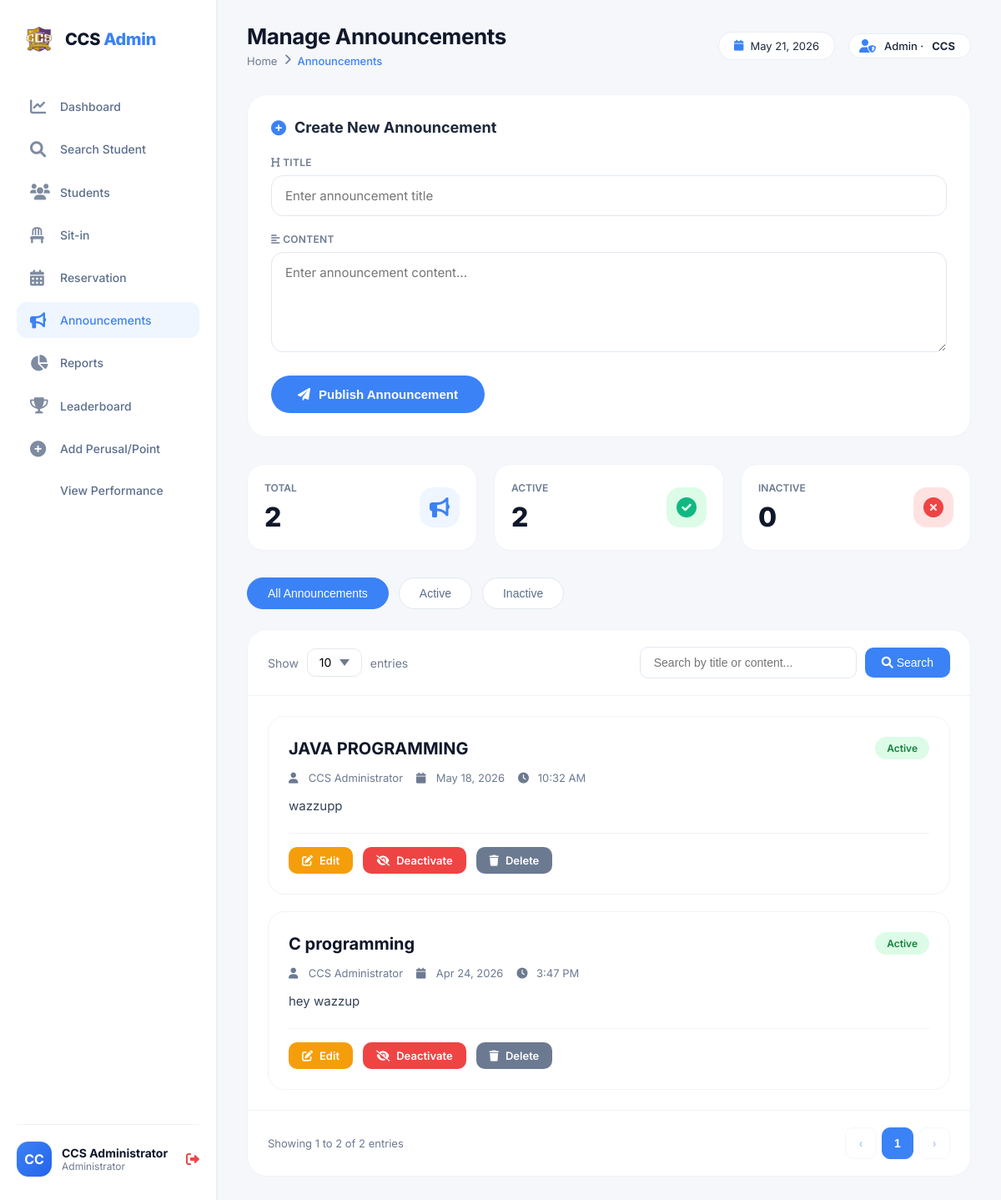
Screenshot of /announcement_management.php (signed in) with the database file from the repository.
### tables this page shows
CREATE TABLE `announcements` (
  `id` int(11) NOT NULL,
  `title` varchar(200) NOT NULL,
  `content` text NOT NULL,
  `status` enum('active','inactive') DEFAULT 'active',
  `created_by` varchar(100) NOT NULL,
  `created_at` timestamp NOT NULL DEFAULT current_timestamp(),
  `updated_at` timestamp NOT NULL DEFAULT current_timestamp() ON UPDATE current_timestamp()
);

### announcement_management.php (the view, shortened to what this page needs)
<?php
$conn = new mysqli("localhost", "root", "", "jhyn");
$create_table_sql = "
CREATE TABLE IF NOT EXISTS announcements (
    id INT(11) AUTO_INCREMENT PRIMARY KEY,
    title VARCHAR(200) NOT NULL,
    content TEXT NOT NULL,
    status ENUM('active', 'inactive') DEFAULT 'active',
    created_by VARCHAR(100) NOT NULL,
    created_at TIMESTAMP DEFAULT CURRENT_TIMESTAMP,
    updated_at TIMESTAMP DEFAULT CURRENT_TIMESTAMP ON UPDATE CURRENT_TIMESTAMP,
    INDEX idx_status (status),
    INDEX idx_created_at (created_at)
)";
$conn->query($create_table_sql);
$admin_name = $_SESSION['admin_name'] ?? 'CCS Administrator';
$admin_initial = strtoupper(substr($admin_name, 0, 2));
$entries_per_page = isset($_GET['entries']) ? (int)$_GET['entries'] : 10;
$page = isset($_GET['page']) ? (int)$_GET['page'] : 1;
$offset = ($page - 1) * $entries_per_page;
$search = isset($_GET['search']) ? $_GET['search'] : '';
$status_filter = isset($_GET['status']) ? $_GET['status'] : '';
$where_conditions = [];
$where_clause = !empty($where_conditions) ? "WHERE " . implode(" AND ", $where_conditions) : "";
$stats = ['total' => 0, 'active' => 0, 'inactive' => 0];
$total_query = "SELECT
    COUNT(*) as total,
    SUM(CASE WHEN status = 'active' THEN 1 ELSE 0 END) as active,
    SUM(CASE WHEN status = 'inactive' THEN 1 ELSE 0 END) as inactive
FROM announcements $where_clause";
$stats_result = $conn->query($total_query);
if ($stats_result && $stats_result->num_rows > 0) {
    $stats = $stats_result->fetch_assoc();
}
$total_rows = 0;
$total_query = "SELECT COUNT(*) as total FROM announcements $where_clause";
$total_result = $conn->query($total_query);
if ($total_result && $total_result->num_rows > 0) {
    $total_rows = (int)$total_result->fetch_assoc()['total'];
}
$total_pages = $total_rows > 0 ? ceil($total_rows / $entries_per_page) : 1;
$query = "SELECT * FROM announcements $where_clause ORDER BY created_at DESC LIMIT $offset, $entries_per_page";
$announcements = $conn->query($query);
$today = date('F j, Y');
?>
<!DOCTYPE html>
<html lang="en">
<head>
<link rel="stylesheet" href="https://cdnjs.cloudflare.com/ajax/libs/font-awesome/6.0.0-beta3/css/all.min.css">
</head>
<body>
<div class="sidebar">
  <div class="logo-area">
    <img src="ccslogo2.png" alt="CCS Logo" class="logo-image" onerror="this.onerror=null; this.style.display='none'; document.getElementById('adminFallbackLogo').style.display='flex';">
    <div class="logo-text">CCS <span>Admin</span></div>
  </div>
  <div class="nav-menu">
    <a href="admin_dashboard.php" class="nav-item <?php echo basename($_SERVER['PHP_SELF']) == 'admin_dashboard.php' ? 'active' : ''; ?>">
      <i class="fas fa-chart-line"></i> Dashboard
    </a>
    <a href="Search_Student.php" class="nav-item <?php echo basename($_SERVER['PHP_SELF']) == 'Search_Student.php' ? 'active' : ''; ?>">
      <i class="fas fa-search"></i> Search Student
    </a>
    <a href="Student_Information.php" class="nav-item <?php echo basename($_SERVER['PHP_SELF']) == 'Student_Information.php' ? 'active' : ''; ?>">
      <i class="fas fa-users"></i> Students
    </a>
    <a href="sit_in_management.php" class="nav-item <?php echo basename($_SERVER['PHP_SELF']) == 'sit_in_management.php' ? 'active' : ''; ?>">
      <i class="fas fa-chair"></i> Sit-in
    </a>
    <a href="reservation_management.php" class="nav-item <?php echo basename($_SERVER['PHP_SELF']) == 'reservation_management.php' ? 'active' : ''; ?>">
      <i class="fas fa-calendar-alt"></i> Reservation
    </a>
    <a href="announcement_management.php" class="nav-item <?php echo basename($_SERVER['PHP_SELF']) == 'announcement_management.php' ? 'active' : ''; ?>">
      <i class="fas fa-bullhorn"></i> Announcements
    </a>
    <a href="reports.php" class="nav-item <?php echo basename($_SERVER['PHP_SELF']) == 'reports.php' ? 'active' : ''; ?>">
      <i class="fas fa-chart-pie"></i> Reports
    </a>
    <a href="leaderboard.php" class="nav-item <?php echo basename($_SERVER['PHP_SELF']) == 'leaderboard.php' ? 'active' : ''; ?>">
      <i class="fas fa-trophy"></i> Leaderboard
    </a>
    <a href="add_points.php" class="nav-item"><i class="fas fa-plus-circle"></i> Add Perusal/Point</a>
    <a href="view_performance.php" class="nav-item"><i class="fas fa-chart-simple"></i> View Performance</a>
  </div>
  <div class="bottom-user">
    <div class="user-avatar"><?php echo $admin_initial; ?></div>
    <div class="user-details">
      <h4><?php echo htmlspecialchars($admin_name); ?></h4>
      <p>Administrator</p>
    </div>
    <a href="logout.php" class="logout-icon"><i class="fas fa-sign-out-alt"></i></a>
  </div>
</div>
<div class="main-content">
  <div class="top-header">
    <div class="page-breadcrumb">
      <h1>Manage Announcements</h1>
      <div class="breadcrumb-links">
        <span>Home</span> <i class="fas fa-chevron-right"></i>
        <span>Announcements</span>
      </div>
    </div>
    <div class="header-actions">
      <div class="date-badge">
        <i class="fas fa-calendar"></i>
        <?php echo $today; ?>
      </div>
      <div class="admin-chip"><i class="fas fa-user-shield"></i> Admin · <strong>CCS</strong></div>
    </div>
  </div>
  <div class="create-card">
    <div class="card-title">
      <i class="fas fa-plus-circle"></i> Create New Announcement
    </div>
    <form method="POST" action="">
      <div class="form-row">
        <div class="form-group full-width">
          <label><i class="fas fa-heading"></i> TITLE</label>
          <input type="text" name="title" placeholder="Enter announcement title" required>
        </div>
        <div class="form-group full-width">
          <label><i class="fas fa-align-left"></i> CONTENT</label>
          <textarea name="content" placeholder="Enter announcement content..." required></textarea>
        </div>
      </div>
      <button type="submit" name="create_announcement" class="btn-create">
        <i class="fas fa-paper-plane"></i> Publish Announcement
      </button>
    </form>
  </div>
  <div class="stats-container">
    <div class="stat-card">
      <div class="stat-info">
        <h4>Total</h4>
        <div class="stat-number"><?php echo $stats['total'] ?? 0; ?></div>
      </div>
      <div class="stat-icon total">
        <i class="fas fa-bullhorn"></i>
      </div>
    </div>
    <div class="stat-card">
      <div class="stat-info">
        <h4>Active</h4>
        <div class="stat-number"><?php echo $stats['active'] ?? 0; ?></div>
      </div>
      <div class="stat-icon active">
        <i class="fas fa-check-circle"></i>
      </div>
    </div>
    <div class="stat-card">
      <div class="stat-info">
        <h4>Inactive</h4>
        <div class="stat-number"><?php echo $stats['inactive'] ?? 0; ?></div>
      </div>
      <div class="stat-icon inactive">
        <i class="fas fa-times-circle"></i>
      </div>
    </div>
  </div>
  <div class="filter-bar">
    <button class="filter-btn <?php echo empty($status_filter) ? 'active' : ''; ?>" onclick="filterByStatus('')">All Announcements</button>
    <button class="filter-btn <?php echo $status_filter === 'active' ? 'active' : ''; ?>" onclick="filterByStatus('active')">Active</button>
    <button class="filter-btn <?php echo $status_filter === 'inactive' ? 'active' : ''; ?>" onclick="filterByStatus('inactive')">Inactive</button>
  </div>
  <div class="table-card">
    <div class="toolbar">
      <div class="entries-label">
        Show
        <select class="entries-select" id="entriesSelect" onchange="changeEntries()">
          <option value="10" <?php echo $entries_per_page == 10 ? 'selected' : ''; ?>>10</option>
        </select>
        entries
      </div>
      <div class="search-box">
        <input type="text" id="searchInput" placeholder="Search by title or content..." value="<?php echo htmlspecialchars($search); ?>">
        <button onclick="searchAnnouncements()"><i class="fas fa-search"></i> Search</button>
      </div>
    </div>
    <div class="announcements-list">
      <?php if ($announcements && $announcements->num_rows > 0): ?>
        <?php while ($row = $announcements->fetch_assoc()): ?>
          <div class="announcement-item">
            <div class="announcement-header">
              <div class="announcement-title"><?php echo htmlspecialchars($row['title']); ?></div>
              <span class="status-badge status-<?php echo $row['status']; ?>">
                <?php echo ucfirst($row['status']); ?>
              </span>
            </div>
            <div class="announcement-meta">
              <span><i class="fas fa-user"></i> <?php echo htmlspecialchars($row['created_by']); ?></span>
              <span><i class="fas fa-calendar"></i> <?php echo date('M j, Y', strtotime($row['created_at'])); ?></span>
              <span><i class="fas fa-clock"></i> <?php echo date('g:i A', strtotime($row['created_at'])); ?></span>
            </div>
            <div class="announcement-content">
              <?php echo nl2br(htmlspecialchars($row['content'])); ?>
            </div>
            <div class="announcement-actions">
              <a href="?edit_id=<?php echo $row['id']; ?>&entries=<?php echo $entries_per_page; ?>&search=<?php echo urlencode($search); ?>&status=<?php echo $status_filter; ?>&page=<?php echo $page; ?>" class="btn-edit">
                <i class="fas fa-edit"></i> Edit
              </a>
              <?php if ($row['status'] === 'active'): ?>
                <a href="?toggle_status=<?php echo $row['id']; ?>&status=inactive&entries=<?php echo $entries_per_page; ?>&search=<?php echo urlencode($search); ?>&status=<?php echo $status_filter; ?>&page=<?php echo $page; ?>" class="btn-deactivate" onclick="return confirm('Deactivate this announcement?')">
                  <i class="fas fa-eye-slash"></i> Deactivate
                </a>
              <?php endif; ?>
              <a href="?delete_id=<?php echo $row['id']; ?>&entries=<?php echo $entries_per_page; ?>&search=<?php echo urlencode($search); ?>&status=<?php echo $status_filter; ?>&page=<?php echo $page; ?>" class="btn-delete" onclick="return confirm('Delete this announcement permanently?')">
                <i class="fas fa-trash"></i> Delete
              </a>
            </div>
          </div>
        <?php endwhile; ?>
      <?php endif; ?>
    </div>
    <div class="footer-bar">
      <div class="showing-info">
        Showing <?php echo $offset + 1; ?> to <?php echo min($offset + $entries_per_page, $total_rows); ?> of <?php echo $total_rows; ?> entries
      </div>
      <div class="pagination">
        <button class="page-btn" onclick="goToPage(<?php echo $page - 1; ?>)" <?php echo $page <= 1 ? 'disabled' : ''; ?>>‹</button>
        <?php for ($i = 1; $i <= $total_pages && $i <= 10; $i++): ?>
          <button class="page-btn <?php echo $i == $page ? 'active' : ''; ?>" onclick="goToPage(<?php echo $i; ?>)"><?php echo $i; ?></button>
        <?php endfor; ?>
        <button class="page-btn" onclick="goToPage(<?php echo $page + 1; ?>)" <?php echo $page >= $total_pages ? 'disabled' : ''; ?>>›</button>
      </div>
    </div>
  </div>
</div>
</body>
</html>

### rows the page displays
announcements: title "JAVA PROGRAMMING", status "Active", created_by "CCS Administrator", created_at "May 18, 2026", created_at "10:32 AM", content "wazzupp"
announcements: title "C programming", status "Active", created_by "CCS Administrator", created_at "Apr 24, 2026", created_at "3:47 PM", content "hey wazzup"

### other values shown
$admin_initial "CC"
$admin_name "CCS Administrator"
$stats['total'] "2"
$stats['active'] "2"
$stats['inactive'] "0"
$offset + 1 "1"
min($offset + $entries_per_page, $total_rows) "2"
$total_rows "2"
